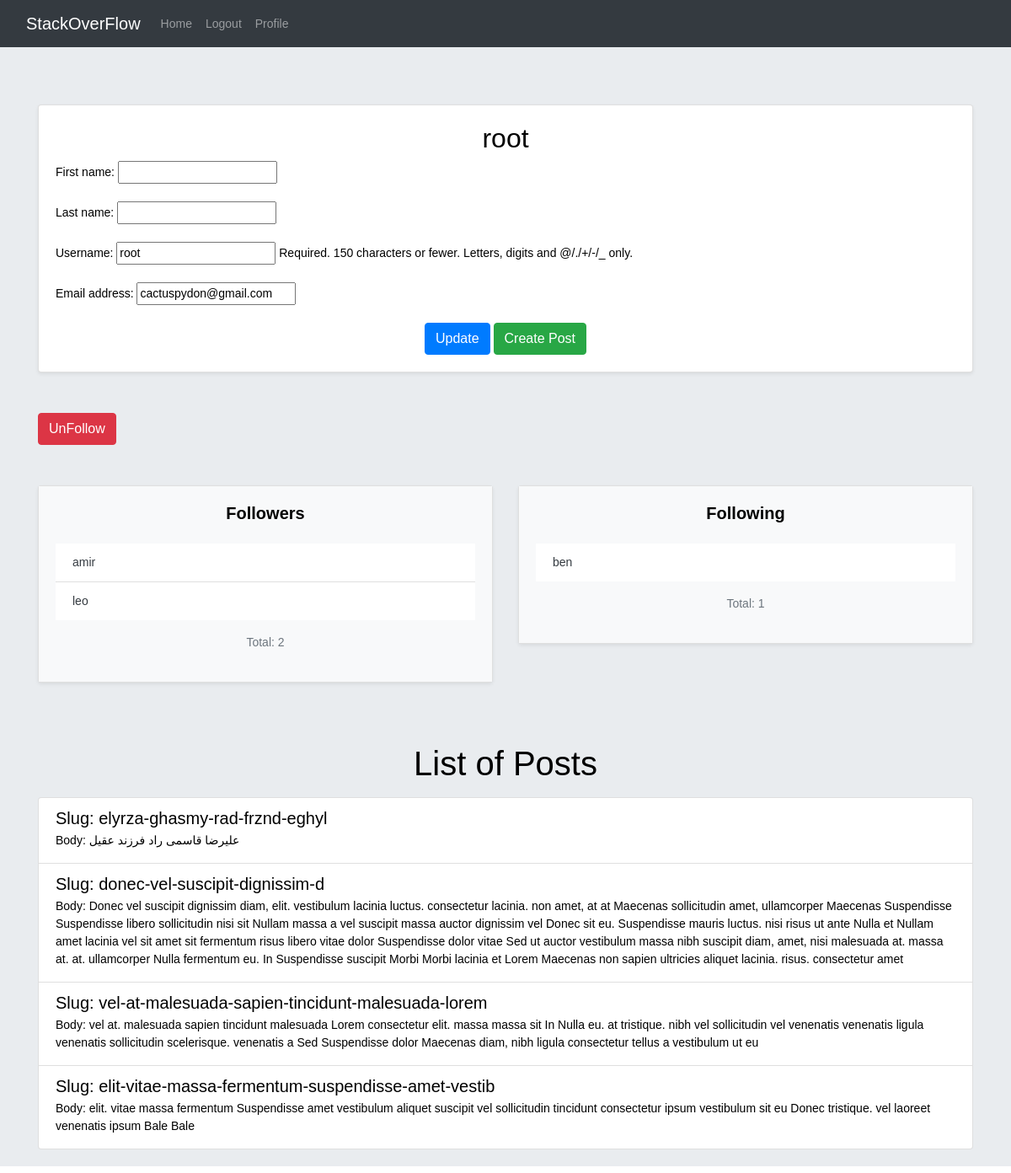
The page /accounts/profile/1/ (signed in) on the database as committed earlier.
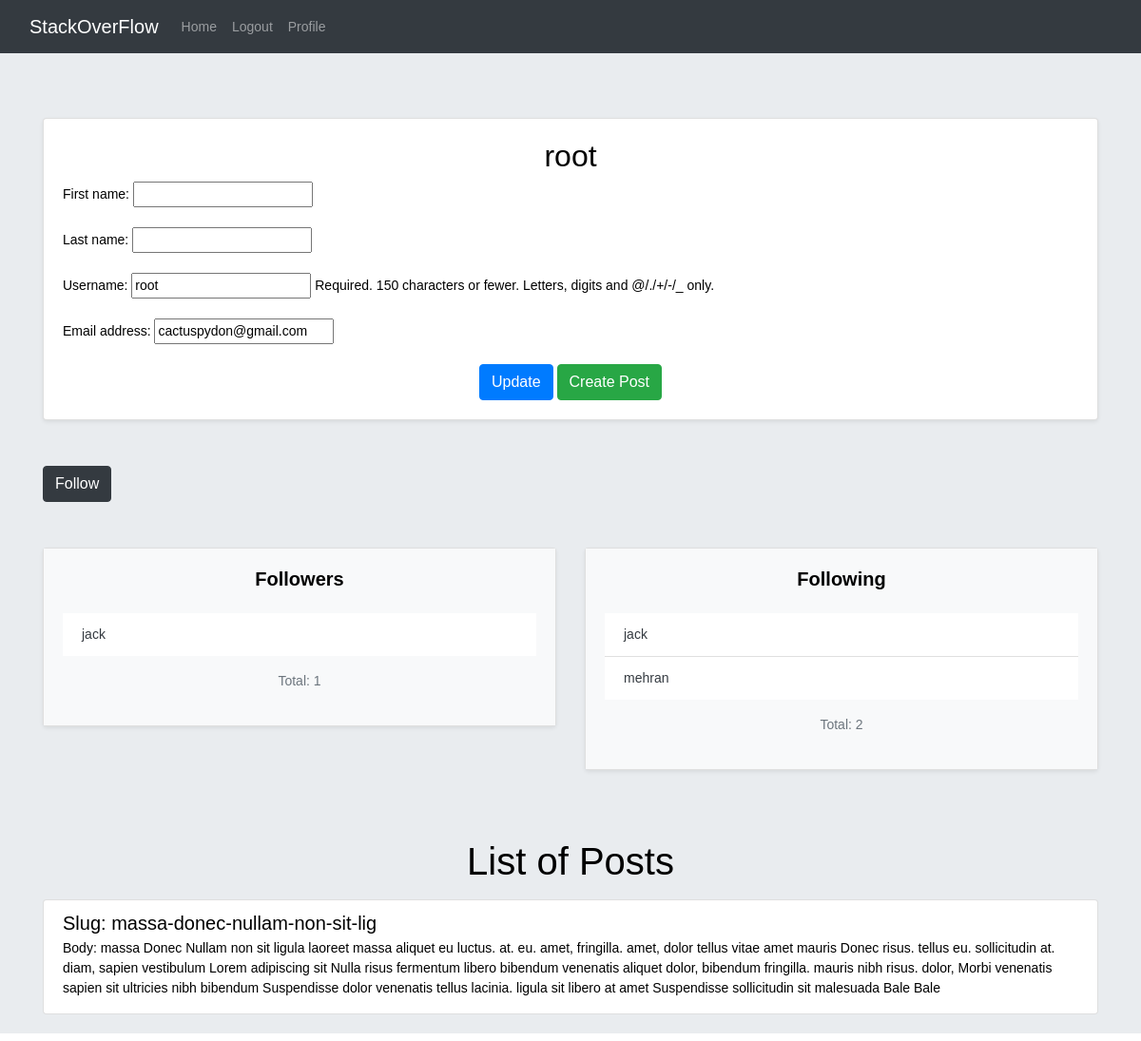
The same page on the database as committed later.
### accounts/models.py (models this page shows, shortened)
class Relation(models.Model):
    from_user = models.ForeignKey(User, on_delete=models.CASCADE, related_name='followers')
    to_user = models.ForeignKey(User, on_delete=models.CASCADE, related_name='following')
    created = models.DateTimeField(auto_now_add=True)

### home/models.py (models this page shows, shortened)
class Post(models.Model):
    user = models.ForeignKey(User, on_delete=models.CASCADE, related_name='posts')
    body = models.TextField()
    slug = models.SlugField(unique=True)
    created = models.DateTimeField(auto_now_add=True)
    updated = models.DateTimeField(auto_now=True)
    class Meta:
        ordering = ('-created',)

### accounts/views.py (the view, shortened to what this page needs)
# urls.py: path('profile/<int:pk>/', views.UserProfileView.as_view(), name='user-profile'),
class UserProfileView(LoginRequiredMixin, View):
    form_class = UserProfileForm
    template_name = 'accounts/profile.html'
    def get(self, request, pk):
        is_following = False
        user = get_object_or_404(User, pk=pk)
        form = self.form_class(instance=user)
        post = user.posts.all()
        relation = Relation.objects.filter(from_user=request.user, to_user=user)
        if relation.exists():
            is_following = True
        return render(request, self.template_name,
                      {'user': user, 'form': form, 'posts': post, 'is_following': is_following})

### accounts/forms.py
class UserProfileForm(forms.ModelForm):
    class Meta:
        model = User
        fields = ['first_name', 'last_name', 'username', 'email']

### accounts/templates/accounts/profile.html (shortened to what the changed rows need)
{% extends '_base.html' %}
{% block content %}
    <div class="container mt-5">
        <div class="card shadow-sm">
            <div class="card-body">
                <h2 class="text-center">{{ user.username }}</h2>
                <form action="" method="post" novalidate>
                    {{ form.as_p }}
                    <div class="text-center mt-3">
                    </div>
                </form>
            </div>
        </div>
        <div class="mt-5">
            {% if request.user.id != user.id and not is_following %}
                <a href="{% url 'accounts:user-follow' user.id %}" class="btn btn-dark">Follow</a>
            {% elif request.user.id != user.id and is_following %}
                <a href="{% url 'accounts:user-unfollow' user.id %}" class="btn btn-danger">UnFollow</a>
            {% endif %}
            <div class="mt-5">
                <div class="row justify-content-center">
                    <div class="col-md-6">
                        <div class="card shadow-sm mb-4">
                            <div class="card-body bg-light">
                                <h5 class="card-title text-center mb-4"><strong>Followers</strong></h5>
                                <ul class="list-group list-group-flush">
                                    {% if user.followers.count > 0 %}
                                        {% for follower in user.followers.all %}
                                            <li class="list-group-item"><a
                                                    href="{% url 'accounts:user-profile' follower.id %}"
                                                    class="text-dark">{{ follower.to_user }}</a></li>
                                        {% endfor %}
                                    {% else %}
                                        <li class="list-group-item text-center text-muted">No followers yet.</li>
                                    {% endif %}
                                </ul>
                                <p class="text-center mt-3 text-muted">Total: {{ user.followers.count }}</p>
                            </div>
                        </div>
                    </div>
                    <div class="col-md-6">
                        <div class="card shadow-sm mb-4">
                            <div class="card-body bg-light">
                                <h5 class="card-title text-center mb-4"><strong>Following</strong></h5>
                                <ul class="list-group list-group-flush">
                                    {% if user.following.count > 0 %}
                                        {% for following in user.following.all %}
                                            <li class="list-group-item"><a
                                                    href="{% url 'accounts:user-profile' following.id %}"
                                                    class="text-dark">{{ following.from_user }}</a></li>
                                        {% endfor %}
                                    {% else %}
                                        <li class="list-group-item text-center text-muted">Not following anyone yet.
                                        </li>
                                    {% endif %}
                                </ul>
                                <p class="text-center mt-3 text-muted">Total: {{ user.following.count }}</p>
                            </div>
                        </div>
                    </div>
                </div>
            </div>
        </div>
        <div class="mt-5">
            <h1 class="text-center">List of Posts</h1>
            {% if posts %}
                <div class="list-group mt-3">
                    {% for post in posts %}
                        <div class="list-group-item">
                            <h5 class="mb-1">Slug: {{ post.slug }}</h5>
                            <p class="mb-1">Body: {{ post.body }}</p>
                        </div>
                    {% endfor %}
                </div>
            {% else %}
                <p class="text-center">No posts available.</p>
            {% endif %}
        </div>
    </div>
{% endblock %}

Rows that differ between the two databases and show on the page:
removed Relation: to_user "amir", shown under "Followers"
removed Relation: to_user "leo", shown under "Followers"
removed Relation: from_user "ben", shown under "Following"
removed Post: slug "elyrza-ghasmy-rad-frznd-eghyl", body "علیرضا قاسمی راد فرزند عقیل"
removed Post: slug "donec-vel-suscipit-dignissim-d", body "Donec vel suscipit dignissim diam, elit. vestibulum lacinia luctus. consectetur lacinia. non amet, at at Maecenas sollicitudin amet, ullamcorper Maecenas Suspendisse Suspendisse libero sollicitudin nisi sit Nullam massa a vel suscipit massa auctor dignissim vel Donec sit eu. Suspendisse mauris luctus. nisi risus ut ante Nulla et Nullam amet lacinia vel sit amet sit fermentum risus libero vitae dolor Suspendisse dolor vitae Sed ut auctor vestibulum massa nibh suscipit diam, amet, nisi malesuada at. massa at. at. ullamcorper Nulla fermentum eu. In Suspendisse suscipit Morbi Morbi lacinia et Lorem Maecenas non sapien ultricies aliquet lacinia. risus. consectetur amet"
removed Post: slug "vel-at-malesuada-sapien-tincidunt-malesuada-lorem", body "vel at. malesuada sapien tincidunt malesuada Lorem consectetur elit. massa massa sit In Nulla eu. at tristique. nibh vel sollicitudin vel venenatis venenatis ligula venenatis sollicitudin scelerisque. venenatis a Sed Suspendisse dolor Maecenas diam, nibh ligula consectetur tellus a vestibulum ut eu"
removed Post: slug "elit-vitae-massa-fermentum-suspendisse-amet-vestib", body "elit. vitae massa fermentum Suspendisse amet vestibulum aliquet suscipit vel sollicitudin tincidunt consectetur ipsum vestibulum sit eu Donec tristique. vel laoreet venenatis ipsum Bale Bale"
added Relation: to_user "jack", shown under "Followers"
added Relation: from_user "jack", shown under "Following"
added Relation: from_user "mehran", shown under "Following"
added Post: slug "massa-donec-nullam-non-sit-lig", body "massa Donec Nullam non sit ligula laoreet massa aliquet eu luctus. at. eu. amet, fringilla. amet, dolor tellus vitae amet mauris Donec risus. tellus eu. sollicitudin at. diam, sapien vestibulum Lorem adipiscing sit Nulla risus fermentum libero bibendum venenatis aliquet dolor, bibendum fringilla. mauris nibh risus. dolor, Morbi venenatis sapien sit ultricies nibh bibendum Suspendisse dolor venenatis tellus lacinia. ligula sit libero at amet Suspendisse sollicitudin sit malesuada Bale Bale"
Other text that changed with them:
{{ user.followers.count }}: "2" → "1"
{{ user.following.count }}: "1" → "2"
text no longer shown: "UnFollow"
text now shown: "Follow"
